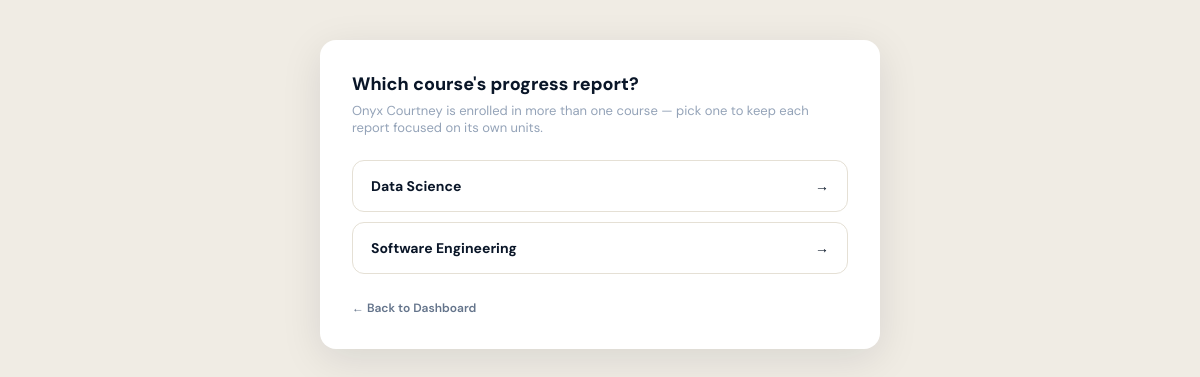
/progress_report.php (signed in), run on an earlier commit of the app's database.
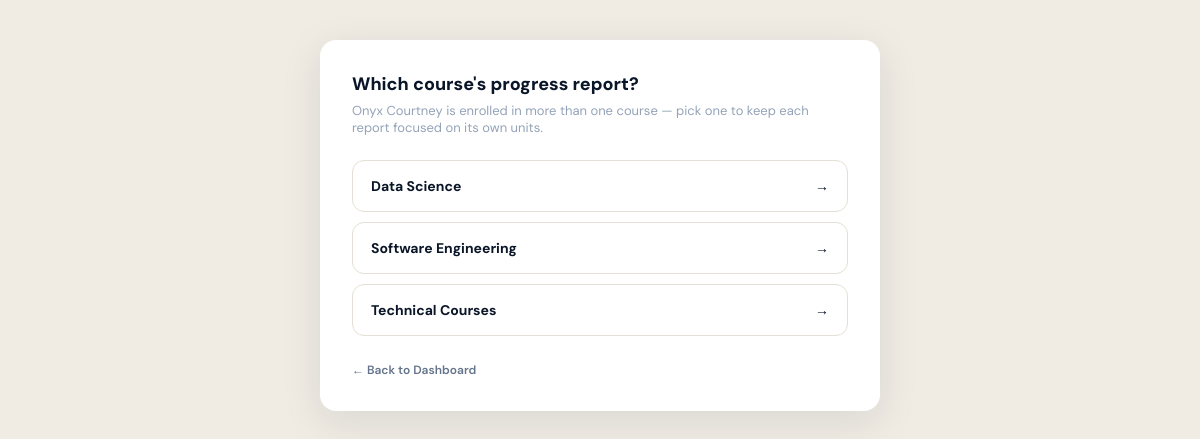
And on a later commit of the database.
### tables this page shows
CREATE TABLE `courses` (
  `id` int(11) NOT NULL,
  `title` varchar(255) NOT NULL,
  `description` text DEFAULT NULL,
  `lecturer_id` int(11) DEFAULT NULL,
  `skill_category` varchar(100) DEFAULT NULL
);

### progress_report.php (the view, shortened to what this page needs)
<?php
include 'config.php';
$role = $_SESSION['role'] ?? '';
$sid = $role === 'student' ? intval($_SESSION['user_id'] ?? 0) : intval($_GET['student_id'] ?? 0);
$student = mysqli_fetch_assoc(mysqli_query($conn,
    "SELECT u.id, u.full_name, u.admission_number, u.email, u.career_path
     FROM users u WHERE u.id=$sid AND u.role='student' LIMIT 1"));
$enrolled_courses = [];
$ec_res = mysqli_query($conn, "
    SELECT c.id, c.title FROM enrollments e
    JOIN courses c ON c.id = e.course_id
    WHERE e.student_id = $sid ORDER BY c.title ASC
");
while ($ec = mysqli_fetch_assoc($ec_res)) $enrolled_courses[] = $ec;
$selected_course = null;
if (!$selected_course) {
    $back_link = $role === 'student' ? 'student_dashboard.php' : 'admin_dashboard.php';
    ?>
    <!DOCTYPE html><html><head><meta charset="UTF-8"><title>Choose a Course — Progress Report</title>
    </head><body>
    <div class="wrap"><div class="card">
        <h1>Which course's progress report?</h1>
        <p class="sub"><?php echo htmlspecialchars($student['full_name']); ?> is enrolled in more than one course — pick one to keep each report focused on its own units.</p>
        <?php if (empty($enrolled_courses)): ?>
        <p style="color:#94a3b8;font-size:13px;">No enrolled courses found.</p>
        <?php else: foreach ($enrolled_courses as $ec): ?>
        <a class="course-link" href="?<?php echo $role !== 'student' ? 'student_id='.$sid.'&' : ''; ?>course_id=<?php echo $ec['id']; ?>">
            <?php echo htmlspecialchars($ec['title']); ?> <span>→</span>
        </a>
        <?php endforeach; endif; ?>
        <a class="back" href="<?php echo $back_link; ?>">← Back to Dashboard</a>
    </div></div>
    </body></html>
    <?php
    exit();
}
?>

What changed in the data, as far as the page shows it:
added courses: title "Technical Courses"
